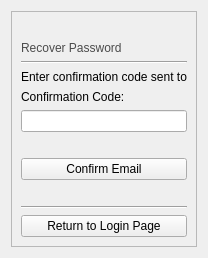
          <widget class="QWidget" name="confirm_page">
           <layout class="QVBoxLayout" name="verticalLayout_200">
            <item>
             <widget class="QFrame" name="frame_12">
              <property name="frameShape">
               <enum>QFrame::StyledPanel</enum>
              </property>
              <property name="frameShadow">
               <enum>QFrame::Raised</enum>
              </property>
              <layout class="QVBoxLayout" name="verticalLayout_196">
               <item>
                <layout class="QHBoxLayout" name="horizontalLayout_14">
                 <item>
                  <widget class="QLabel" name="Icon_5">
                   <property name="maximumSize">
                    <size>
                     <width>120</width>
                     <height>81</height>
                    </size>
                   </property>
                   <property name="text">
                    <string/>
                   </property>
                   <property name="pixmap">
                    <pixmap>:/futminna_logo</pixmap>
                   </property>
                   <property name="alignment">
                    <set>Qt::AlignCenter</set>
                   </property>
                  </widget>
                 </item>
                </layout>
               </item>
               <item>
                <widget class="QLabel" name="label_24">
                 <property name="styleSheet">
                  <string notr="true">color:rgb(75, 75, 75);
font: 16pt &quot;Comic Sans MS&quot;;</string>
                 </property>
                 <property name="text">
                  <string>Recover Password</string>
                 </property>
                </widget>
               </item>
               <item>
                <widget class="Line" name="line_6">
                 <property name="orientation">
                  <enum>Qt::Horizontal</enum>
                 </property>
                </widget>
               </item>
               <item>
                <widget class="QLabel" name="label_25">
                 <property name="text">
                  <string>Enter confirmation code sent to</string>
                 </property>
                </widget>
               </item>
               <item>
                <layout class="QVBoxLayout" name="verticalLayout_199">
                 <item>
                  <widget class="QLabel" name="label_26">
                   <property name="text">
                    <string>Confirmation Code:</string>
                   </property>
                  </widget>
                 </item>
                 <item>
                  <widget class="QLineEdit" name="confirmEmail_2"/>
                 </item>
                 <item>
                  <spacer name="horizontalSpacer_19">
                   <property name="orientation">
                    <enum>Qt::Horizontal</enum>
                   </property>
                   <property name="sizeHint" stdset="0">
                    <size>
                     <width>40</width>
                     <height>20</height>
                    </size>
                   </property>
                  </spacer>
                 </item>
                 <item>
                  <widget class="QPushButton" name="confirmBtn_2">
                   <property name="text">
                    <string>Confirm Email</string>
                   </property>
                  </widget>
                 </item>
                 <item>
                  <spacer name="horizontalSpacer_20">
                   <property name="orientation">
                    <enum>Qt::Horizontal</enum>
                   </property>
                   <property name="sizeHint" stdset="0">
                    <size>
                     <width>40</width>
                     <height>20</height>
                    </size>
                   </property>
                  </spacer>
                 </item>
                 <item>
                  <widget class="Line" name="line_7">
                   <property name="orientation">
                    <enum>Qt::Horizontal</enum>
                   </property>
                  </widget>
                 </item>
                 <item>
                  <widget class="QPushButton" name="loginRetBtn_3">
                   <property name="text">
                    <string>Return to Login Page</string>
                   </property>
                  </widget>
                 </item>
                </layout>
               </item>
              </layout>
             </widget>
            </item>
           </layout>
          </widget>
